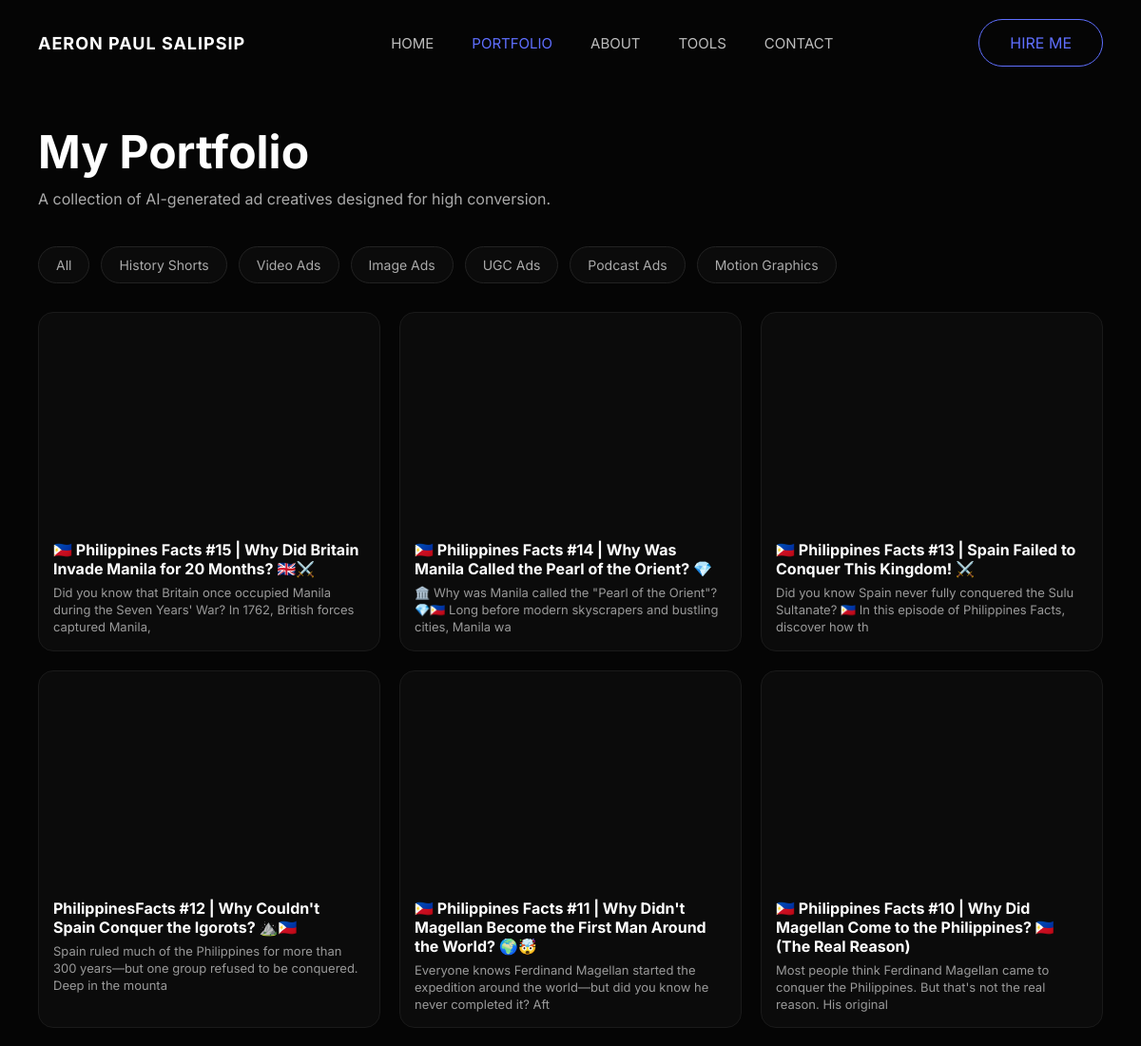
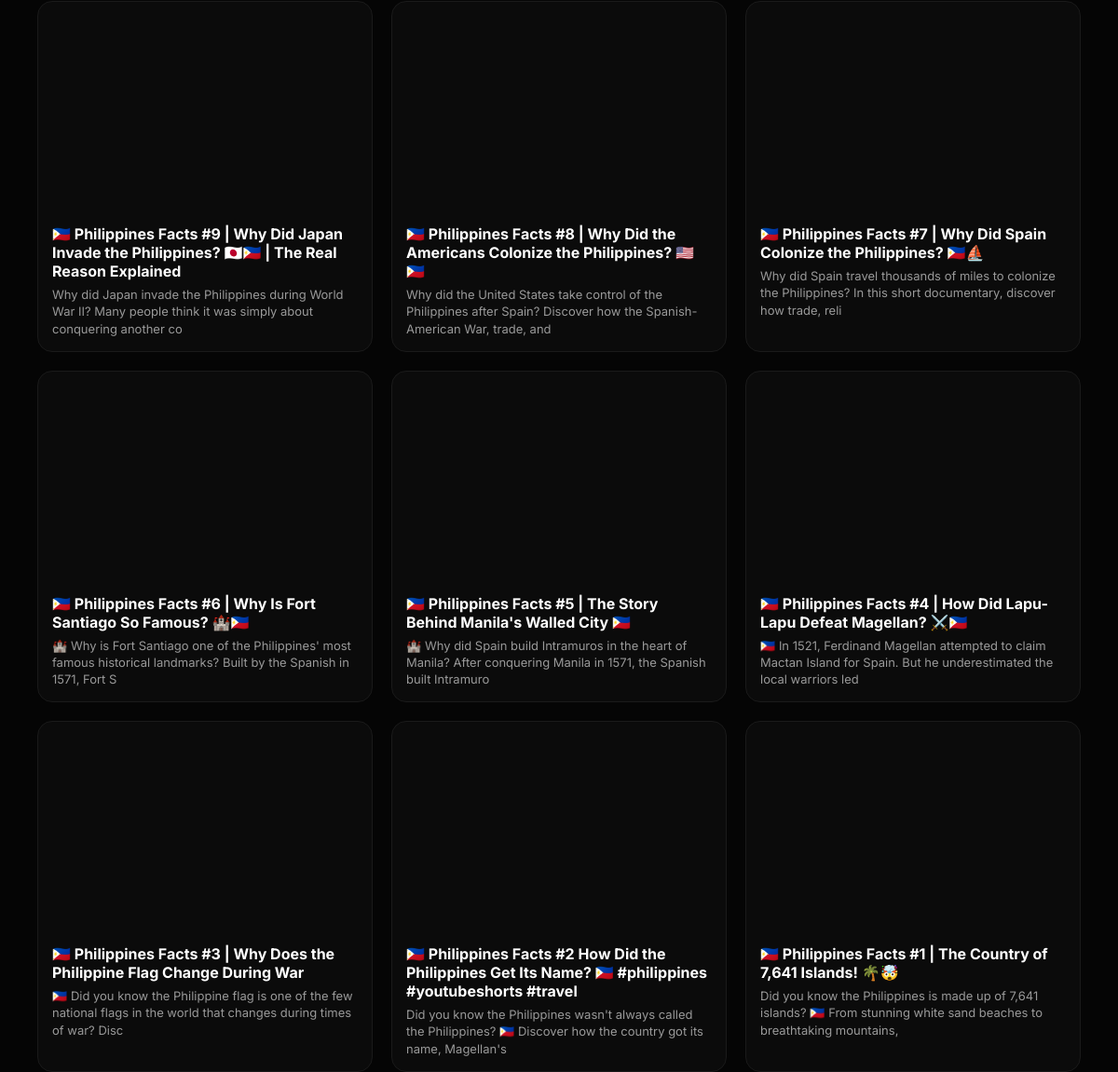
The app's page /portfolio with its own data (2 pictures, top to bottom).
### tables this page shows
CREATE TABLE portfolio (
    id INTEGER PRIMARY KEY AUTOINCREMENT,
    title TEXT NOT NULL,
    category TEXT NOT NULL,
    file_name TEXT,
    file_type TEXT DEFAULT 'image',
    youtube_url TEXT,
    description TEXT,
    created_at TIMESTAMP DEFAULT CURRENT_TIMESTAMP
);

### app.py (the view)
@app.route("/portfolio")
def portfolio():
    conn = get_db()
    cursor = conn.cursor()
    cursor.execute("""
        SELECT * FROM portfolio
        ORDER BY id DESC
    """)
    items = cursor.fetchall()
    conn.close()
    return render_template("portfolio.html", items=items)

### app.py (called while the page is built)
def get_db():
    conn = sqlite3.connect("database.db")
    conn.row_factory = sqlite3.Row
    return conn

### templates/portfolio.html (shortened to what this page needs)
<!DOCTYPE html>
<html lang="en">
<head>
<link rel="stylesheet" href="{{ url_for('static', filename='css/style.css') }}">
<link rel="stylesheet" href="{{ url_for('static', filename='css/portfolio.css') }}">
</head>
<body>
<nav class="navbar">
    <div class="logo">AERON PAUL SALIPSIP</div>
    <ul class="nav-links">
        <li><a href="/">HOME</a></li>
        <li><a class="active" href="/portfolio">PORTFOLIO</a></li>
        <li><a href="/about">ABOUT</a></li>
        <li><a href="/tools">TOOLS</a></li>
        <li><a href="/contact">CONTACT</a></li>
    </ul>
    <a href="/contact" class="hire-btn">HIRE ME</a>
</nav>
<div class="page-header">
    <h1>My Portfolio</h1>
    <p>A collection of AI-generated ad creatives designed for high conversion.</p>
</div>
<div class="filter-bar">
    <button class="filter-btn" onclick="filterCards('all')">All</button>
    <button class="filter-btn" onclick="filterCards('history')">History Shorts</button>
    <button class="filter-btn" onclick="filterCards('video_ads')">Video Ads</button>
    <button class="filter-btn" onclick="filterCards('image_ads')">Image Ads</button>
    <button class="filter-btn" onclick="filterCards('ugc')">UGC Ads</button>
    <button class="filter-btn" onclick="filterCards('podcast')">Podcast Ads</button>
    <button class="filter-btn" onclick="filterCards('motion')">Motion Graphics</button>
</div>
<div class="portfolio-grid-full">
   {% for item in items %}
<div class="card"
    data-category="{{ item[2] }}"
    data-title="{{ item[1] }}"
    data-prompt="{{ item[6] }}"
    data-file="{{ url_for('static', filename='uploads/' + item[3]) if item[3] else '' }}"
    data-type="{{ item[4] }}"
    data-youtube="{{ item[5] }}"
    onclick="openModal(this)">
    {% if item[4] == "image" %}
        <img
            src="{{ url_for('static', filename='uploads/' + item[3]) }}"
            alt="{{ item[1] }}">
    {% elif item[4] == "youtube" %}
        <iframe
            width="100%"
            height="220"
            src="{{ item[5] }}"
            title="{{ item[1] }}"
            frameborder="0"
            allow="accelerometer; autoplay; clipboard-write; encrypted-media; gyroscope; picture-in-picture"
            allowfullscreen>
        </iframe>
    {% endif %}
    <div class="card-body">
        <h3>{{ item[1] }}</h3>
        <p>
            {{ item[6][:120] if item[6] else 'No description yet' }}
        </p>
    </div>
</div>
{% endfor %}
</div>
</body>
</html>

### static/css/style.css (style rules this page uses)
* { margin:0; padding:0; box-sizing:border-box; font-family:'Inter',sans-serif; }
body { background:#050505; color:white; padding:0 40px; }
.navbar { height:90px; display:flex; justify-content:space-between; align-items:center; }
.logo { font-size:18px; font-weight:700; letter-spacing:1px; }
.nav-links { display:flex; gap:40px; list-style:none; }
.nav-links a { color:#bdbdbd; text-decoration:none; font-size:15px; transition:.3s; }
.active { color:#5f6fff !important; }
.hire-btn { padding:14px 32px; border:1px solid #5f6fff; border-radius:50px; color:#5f6fff; text-decoration:none; }

### static/css/portfolio.css (style rules this page uses)
.page-header { margin-top: 40px; margin-bottom: 30px; }
.page-header h1 { font-size: 48px; margin-bottom: 10px; }
.page-header p { color: #aaa; max-width: 600px; }
.filter-bar { display: flex; gap: 12px; margin: 30px 0; flex-wrap: wrap; }
.filter-btn { padding: 10px 18px; border-radius: 999px; border: 1px solid #222; background: #0b0b0b; color: #aaa; cursor: pointer; transition: .3s; font-size: 14px; }
.portfolio-grid-full { display: grid; grid-template-columns: repeat(3, 1fr); gap: 20px; }
.card { background: #0b0b0b; border: 1px solid #1a1a1a; border-radius: 16px; overflow: hidden; transition: .3s; cursor: pointer; }
.card-body { padding: 15px; }
.card-body h3 { font-size: 16px; margin-bottom: 6px; }
.card-body p { font-size: 13px; color: #999; line-height: 1.4; }
button { margin-top: 10px; padding: 10px 15px; background:#5f6fff; border:none; color:white; border-radius:8px; cursor:pointer; }

### records on screen
portfolio: title "🇵🇭 Philippines Facts #15 | Why Did Britain Invade Manila for 20 Months? 🇬🇧⚔️", description "Did you know that Britain once occupied Manila during the Seven Years' War? In 1762, British forces captured Manila,"
portfolio: title "🇵🇭 Philippines Facts #14 | Why Was Manila Called the Pearl of the Orient? 💎", description "🏛️ Why was Manila called the \"Pearl of the Orient\"? 💎🇵🇭 Long before modern skyscrapers and bustling cities, Manila wa"
portfolio: title "🇵🇭 Philippines Facts #13 | Spain Failed to Conquer This Kingdom! ⚔️", description "Did you know Spain never fully conquered the Sulu Sultanate? 🇵🇭 In this episode of Philippines Facts, discover how th"
portfolio: title "PhilippinesFacts #12 | Why Couldn't Spain Conquer the Igorots? ⛰️🇵🇭", description "Spain ruled much of the Philippines for more than 300 years—but one group refused to be conquered. Deep in the mounta"
portfolio: title "🇵🇭 Philippines Facts #11 | Why Didn't Magellan Become the First Man Around the World? 🌍🤯", description "Everyone knows Ferdinand Magellan started the expedition around the world—but did you know he never completed it? Aft"
portfolio: title "🇵🇭 Philippines Facts #10 | Why Did Magellan Come to the Philippines? 🇵🇭 (The Real Reason)", description "Most people think Ferdinand Magellan came to conquer the Philippines. But that's not the real reason. His original"
portfolio: title "🇵🇭 Philippines Facts #9 | Why Did Japan Invade the Philippines? 🇯🇵🇵🇭 | The Real Reason Explained", description "Why did Japan invade the Philippines during World War II? Many people think it was simply about conquering another co"
portfolio: title "🇵🇭 Philippines Facts #8 | Why Did the Americans Colonize the Philippines? 🇺🇸🇵🇭", description "Why did the United States take control of the Philippines after Spain? Discover how the Spanish-American War, trade, and"
portfolio: title "🇵🇭 Philippines Facts #7 | Why Did Spain Colonize the Philippines? 🇵🇭⛵", description "Why did Spain travel thousands of miles to colonize the Philippines? In this short documentary, discover how trade, reli"
portfolio: title "🇵🇭 Philippines Facts #6 | Why Is Fort Santiago So Famous? 🏰🇵🇭", description "🏰 Why is Fort Santiago one of the Philippines' most famous historical landmarks? Built by the Spanish in 1571, Fort S"
portfolio: title "🇵🇭 Philippines Facts #5 | The Story Behind Manila's Walled City 🇵🇭", description "🏰 Why did Spain build Intramuros in the heart of Manila? After conquering Manila in 1571, the Spanish built Intramuro"
portfolio: title "🇵🇭 Philippines Facts #4 | How Did Lapu-Lapu Defeat Magellan? ⚔️🇵🇭", description "🇵🇭 In 1521, Ferdinand Magellan attempted to claim Mactan Island for Spain. But he underestimated the local warriors led"
portfolio: title "🇵🇭 Philippines Facts #3 | Why Does the Philippine Flag Change During War", description "🇵🇭 Did you know the Philippine flag is one of the few national flags in the world that changes during times of war? Disc"
portfolio: title "🇵🇭 Philippines Facts #2 How Did the Philippines Get Its Name? 🇵🇭 #philippines #youtubeshorts #travel", description "Did you know the Philippines wasn't always called the Philippines? 🇵🇭 Discover how the country got its name, Magellan's"
portfolio: title "🇵🇭 Philippines Facts #1 | The Country of 7,641 Islands! 🌴🤯", description "Did you know the Philippines is made up of 7,641 islands? 🇵🇭 From stunning white sand beaches to breathtaking mountains,"
